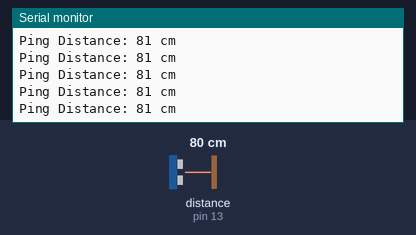
Bench run of a sketch on a simulated Arduino Uno, built with avr-gcc and run on an emulated ATmega328P. On the bench: the last lines printed to the serial monitor. Inputs (shaded band) come from the test bench; at power-on: distance to the obstacle (sensor on pin 13) 80 cm. The echo pulse lasts 58.3 µs per cm.

Above: at 1.2 s.
1.3 s: distance to the obstacle (sensor on pin 13) set to 2 cm
At 1.9 s:
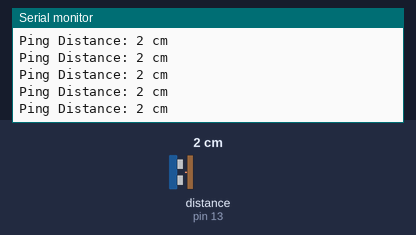
4.3 s: distance to the obstacle (sensor on pin 13) set to 18 cm
At 5.4 s:
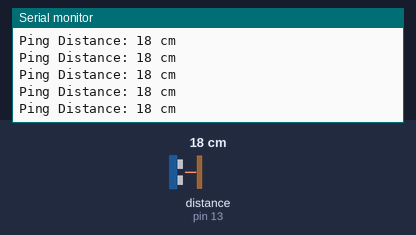
7.3 s: distance to the obstacle (sensor on pin 13) set to 4 cm
At 8.1 s:
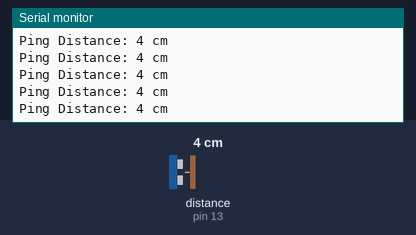
10.3 s: distance to the obstacle (sensor on pin 13) set to 35 cm
At 11.2 s:
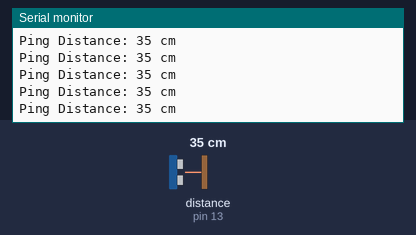
13.3 s: distance to the obstacle (sensor on pin 13) set to 9 cm
At 13.9 s:
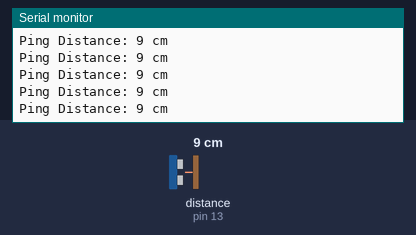
16.3 s: distance to the obstacle (sensor on pin 13) set to 120 cm
At 17.4 s:
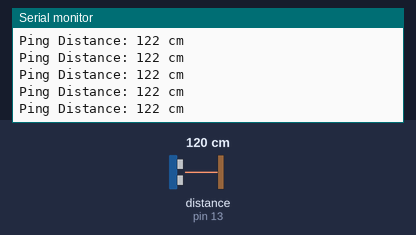
Timing chart, 0 to 19.3 s (numbered marks = the images above; inputs shaded):
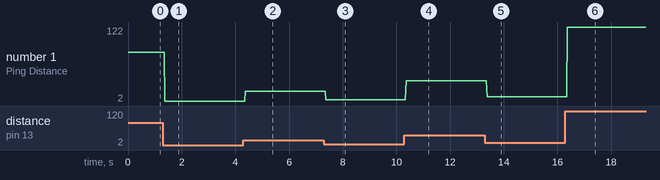

Measured:
- after the input at 1.3 s, the serial monitor: prints a new line after 0.08 s (image 1)
- after the input at 4.3 s, the serial monitor: prints a new line after 0.07 s (image 2)
- after the input at 7.3 s, the serial monitor: prints a new line after 0.07 s (image 3)
- after the input at 10.3 s, the serial monitor: prints a new line after 0.06 s (image 4)
- after the input at 13.3 s, the serial monitor: prints a new line after 0.08 s (image 5)
- after the input at 16.3 s, the serial monitor: prints a new line after 0.07 s (image 6)
- plotted number 1: 81 → 2 after the input at 1.3 s, 2 → 18 after the input at 4.3 s, 18 → 4 after the input at 7.3 s, 4 → 35 after the input at 10.3 s, 35 → 9 after the input at 13.3 s

The sketch:

Ultrasonic_Sensor_Test.ino
```cpp
#include <NewPing.h>

//Simple test for front mounted ultrasonic sensor (SR-04)


// defines pins numbers
const int trigPin = 12;
const int echoPin = 13;
//NewPing sonar(trigger_pin, echo_pin [, max_cm_distance]);
NewPing sonar(trigPin, echoPin);

void setup()
{
    // put your setup code here, to run once:
    Serial.begin(9600); // serial output to show test data
}

void loop()
{
    // put your main code here, to run repeatedly:
    int distance = sonar.ping_cm();
    Serial.print("Ping Distance: ");
    Serial.print(distance);
    Serial.print(" cm\r\n");
    delay(10);
}
```
